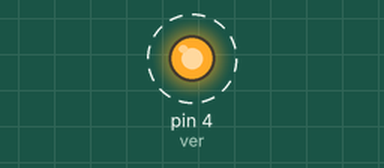
The sketch below on a simulated Arduino Uno, built with avr-gcc and run on an emulated ATmega328P. Shown: output pins drawn as LEDs (lit = HIGH). Dashed ring = blinking.

Above: at 0.5 s.
Timing chart, 0 to 4.6 s (numbered marks = the images above):
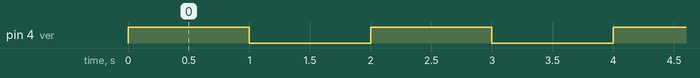

Measured:
- by itself, pin 4 (ver): alternates HIGH for 1.0 s and LOW for 1.0 s

The sketch:

t1.ino
```cpp
int ver = 4;
void setup() {
  // put your setup code here, to run once:
pinMode(ver, OUTPUT);
}

void loop() {
  // put your main code here, to run repeatedly:
 digitalWrite(ver, HIGH);
 delay(1000);
 digitalWrite(ver, LOW);
 delay(1000);
}
```
